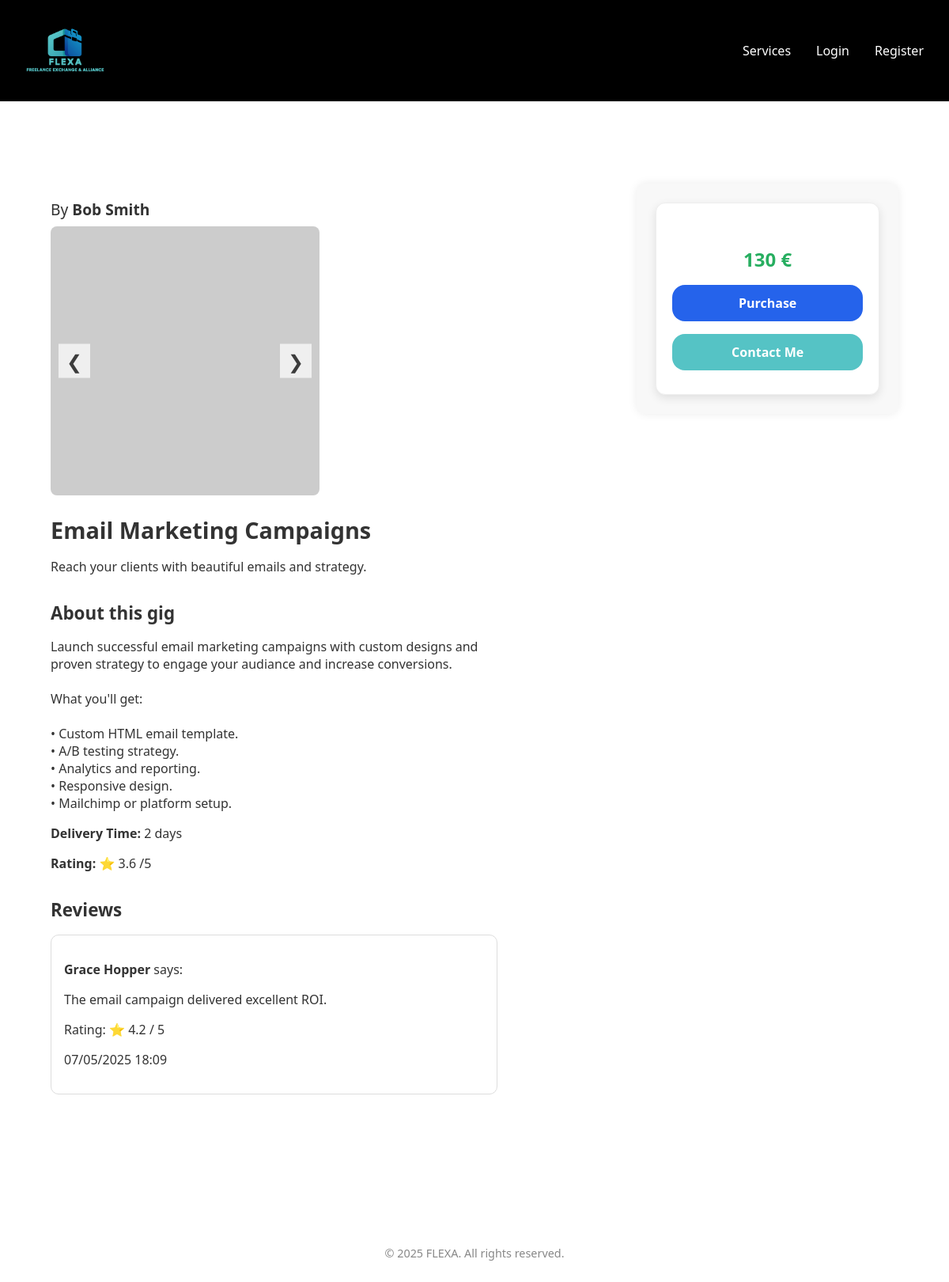
/pages/service_detail.php?id=14, run on the app's committed database.
### tables this page shows
CREATE TABLE User
(
    userId            INTEGER,
    name              NVARCHAR(255),
    username          VARCHAR(255),
    email             VARCHAR(255),
    password          VARCHAR(255),
    isAdmin           BOOLEAN     DEFAULT 0,
    profilePictureURL VARCHAR(1023),
    status            VARCHAR(15) DEFAULT 'inactive',

    CONSTRAINT User_PK PRIMARY KEY (userId),
    CONSTRAINT User_email_unique UNIQUE (email),
    CONSTRAINT User_username_unique UNIQUE (username),
    CONSTRAINT User_name_NN CHECK (name IS NOT NULL),
    CONSTRAINT User_username_NN CHECK (username IS NOT NULL),
    CONSTRAINT User_email_NN CHECK (email IS NOT NULL),
    CONSTRAINT User_password_NN CHECK (password IS NOT NULL),
    CONSTRAINT User_isAdmin_NN CHECK (isAdmin IS NOT NULL),
    CONSTRAINT User_status_NN CHECK (status IS NOT NULL),
    CONSTRAINT User_isAdmin_CK CHECK (isAdmin IN (0, 1)),
    CONSTRAINT User_status_CK CHECK (status IN ('active', 'inactive'))
);

CREATE TABLE Feedback
(
    feedbackId INTEGER,
    purchaseId INTEGER,
    rating     DECIMAL(2, 1) DEFAULT 0,
    review     TEXT,
    date       INTEGER,

    CONSTRAINT Feedback_PK PRIMARY KEY (feedbackId),
    CONSTRAINT Feedback_purchaseId_NN CHECK (purchaseId IS NOT NULL),
    CONSTRAINT Feedback_rating_NN CHECK (rating IS NOT NULL),
    CONSTRAINT Feedback_date_NN CHECK (date IS NOT NULL),
    CONSTRAINT Feedback_purchase_FK FOREIGN KEY (purchaseId) REFERENCES Purchase (purchaseId) ON UPDATE CASCADE,
    CONSTRAINT Feedback_rating_CK CHECK (rating BETWEEN 0 AND 5)
);

### pages/service_detail.php (called while the page is built, shortened)
<?php
require_once(__DIR__ . '/../templates/common.tpl.php');
require_once(__DIR__ . '/../templates/service_detail.tpl.php');
require_once(__DIR__ . '/../database/complex_queries.php');
require_once(__DIR__ . '/../model/feedback.class.php');
$db = getDatabaseConnection();
$serviceId = isset($_GET['id']) ? intval($_GET['id']) : 0;
$service = Service::getServiceById($db, $serviceId);
$service_freelancer = getFreelancersForServices($db, array($service));
$feedbacks_author = Feedback::getFeedback_AuthorByServiceId($db, $serviceId);
drawServiceDetail($service_freelancer[$serviceId], $feedbacks_author);
?>

### model/user.class.php (called while the page is built, shortened)
<?php
class User
{
    private string $name;
    public function __construct(
        int    $id,
        string $name,
        string $username,
        string $email,
        string $password,
        bool   $isAdmin,
        string $profilePicture,
        string $status
    )
    {
        $this->name = $name;
    }
    public function getName(): string
    {
        return $this->name;
    }
    public static function getUserById(PDO $db, int $id): ?User
    {
        $stmt = $db->prepare("SELECT * FROM User WHERE userId = :id");
        $stmt->bindParam(":id", $id);
        $stmt->execute();
        $data = $stmt->fetch();
        return new User(
            intval($data['userId']),
            $data['name'],
            $data['username'],
            $data['email'],
            $data['password'],
            boolval($data['isAdmin']),
            $data['profilePictureURL'],
            $data['status']
        );
    }
}

### model/feedback.class.php (called while the page is built, shortened)
<?php
require_once(__DIR__ . '/../model/purchase.class.php');
require_once(__DIR__ . '/../model/user.class.php');
class Feedback
{
    private int $purchaseId;
    private float $rating;
    private string $review;
    private int $date;
    public function __construct(int $feedbackId, int $purchaseId, float $rating, string $review, int $date)
    {
        $this->purchaseId = $purchaseId;
        $this->rating = $rating;
        $this->review = $review;
        $this->date = $date;
    }
    public static function getFeedback_AuthorByServiceId(PDO $db, int $service_id): ?array
    {
        $stmt = $db->prepare("SELECT F.feedbackId, F.purchaseId, F.rating, F.review, F.date FROM Feedback F JOIN Purchase P ON P.purchaseId = F.purchaseId  WHERE P.serviceId = :service_id");
        $stmt->bindParam(":service_id", $service_id, PDO::PARAM_INT);
        $stmt->execute();
        $feedbacks = [];
        while ($data = $stmt->fetch(PDO::FETCH_ASSOC)) {
            $feedbackId = intval($data['feedbackId']);
            $purchaseId = intval($data['purchaseId']);
            $rating = floatval($data['rating']);
            $review = $data['review'];
            $date = $data['date'];
            $feedback = new Feedback(
                $feedbackId,
                $purchaseId,
                $rating,
                $review,
                $date
            );
            $author = $feedback->getAuthor($db);
            $feedbacks[] = ['feedback' => $feedback, 'author' => $author];
        }
        return $feedbacks;
    }
    public function getAuthor(PDO $db): User
    {
        $purchase = Purchase::getPurchaseById($db, $this->purchaseId);
        $author = User::getUserById($db, $purchase->getClientId());
        return $author;
    }
    public function getRating(): float
    {
        return $this->rating;
    }
    public function getReview(): string
    {
        return $this->review;
    }
    public function getDate(): int
    {
        return $this->date;
    }
}

### model/purchase.class.php (called while the page is built, shortened)
<?php
class Purchase
{
    public static function getPurchaseById(PDO $db, int $id): ?Purchase
    {
        $stmt = $db->prepare("SELECT * FROM Purchase WHERE purchaseId = :id");
        $stmt->bindParam(":id", $id, PDO::PARAM_INT);
        $stmt->execute();
        $data = $stmt->fetch(PDO::FETCH_ASSOC);
        return new Purchase(
            intval($data['purchaseId']),
            intval($data['serviceId']),
            intval($data['clientId']),
            $data['date'],
            $data['status']
        );
    }
}

### templates/service_detail.tpl.php (the view, shortened to what this page needs)
<?php
function drawServiceDetail(array $service_freelancer, array $feedbacks_author): void
{ ?>
    <section class="section service-detail-section">
        <div class="container">
            <div class="service-detail-grid">
                <div class="service-detail-left">
                    <p class="freelancer-name-detail">By
                        <strong><?= htmlspecialchars($service_freelancer['freelancer']['name'] ?? 'Unknown') ?></strong>
                    </p>
                    <div class="carousel">
                        <?php if (count($service_freelancer['images']) > 1): ?>
                            <button class="prev">&#10094;</button>
                        <?php endif; ?>
                        <div class="carousel-images">
                            <?php foreach ($service_freelancer['images'] as $index => $img): ?>
                                <img src="<?= htmlspecialchars($img) ?>"
                                     alt="Service image"
                                     class="carousel-image <?= $index === 0 ? 'active' : '' ?>">
                            <?php endforeach; ?>
                        </div>
                        <?php if (count($service_freelancer['images']) > 1): ?>
                            <button class="next">&#10095;</button>
                        <?php endif; ?>
                    </div>
                    <h2 class="service-detail-title"><?= htmlspecialchars($service_freelancer['title']) ?></h2>
                    <p class="service-detail-description"><?= htmlspecialchars($service_freelancer['description']) ?></p>
                    <?php if (!empty($service_freelancer['about'])): ?>
                        <section class="about-section">
                            <h3>About this gig</h3>
                            <p><?= nl2br(htmlspecialchars($service_freelancer['about'])) ?></p>
                        </section>
                    <?php endif; ?>
                    <p class="service-detail-delivery">
                        <strong>Delivery Time:</strong> <?= $service_freelancer['deliveryTime'] ?> days
                    </p>
                    <p class="service-detail-rating">
                        <strong>Rating:</strong>
                        <?= $service_freelancer['avgRating'] > 0 ? '⭐ ' . $service_freelancer['avgRating'] . ' /5' : 'No ratings yet' ?>
                    </p>
                    <div class="reviews-section">
                        <h3>Reviews</h3>
                        <?php if (count($feedbacks_author) > 0): ?>
                            <ul class="review-list">
                                <?php foreach ($feedbacks_author as $feedback_author): ?>
                                    <?php
                                    $feedback = $feedback_author['feedback'];
                                    $author = $feedback_author['author'];
                                    ?>
                                    <li class="review-item">
                                        <p><strong><?= htmlspecialchars($author->getName()) ?></strong> says:</p>
                                        <p><?= htmlspecialchars($feedback->getReview()) ?></p>
                                        <p>Rating: ⭐ <?= $feedback->getRating() ?> / 5</p>
                                        <p class="review-date"><?= date('d/m/Y H:i', $feedback->getDate()) ?></p></li>
                                <?php endforeach; ?>
                            </ul>
                        <?php else: ?>
                            <p>No reviews yet. Be the first!</p>
                        <?php endif; ?>
                    </div>
                </div>
                <div class="service-detail-right">
                    <div class="service-detail-price-box">
                        <p class="service-detail-price">
                            <?= $service_freelancer['price'] ?> €
                        </p>
                        <a href="/pages/checkout.php?serviceId=<?= $service_freelancer['serviceId'] ?>"
                           class="purchase-btn">
                            Purchase
                        </a>
                        <a href="/pages/chat.php?user_id=<?= $service_freelancer['freelancer']['id'] ?>"
                           class="service-contact-btn">
                            Contact Me
                        </a>
                    </div>
                </div>
            </div>
        </div>
    </section>
<?php } ?>

### css/base.css (style rules this page uses)
body { margin: 0; background: #ffffff; color: #333; font-family: 'Segoe UI', sans-serif; padding: 0; }
a { text-decoration: none; color: inherit; }
.container { max-width: 1200px; margin: 0 auto; padding: 2rem; }
h1, h2, h3, h4, h5, h6 { margin-top: 0; font-weight: bold; }
p { margin-bottom: 1rem; }
img { max-width: 100%; height: auto; display: block; }
ul { padding-left: 1.2rem; }
button { font-family: inherit; cursor: pointer; }

### css/categories.css (style rules this page uses)
.section { padding: 4rem 2rem; }

### css/service.css (style rules this page uses)
.service-detail-section { padding-top: 40px; }
.service-detail-grid { display: flex; flex-direction: row; gap: 4rem; align-items: flex-start; margin-top: 2rem; }
.service-detail-left { flex: 2; max-width: 600px; }
.service-detail-right { flex: 1; background: #f8f8f8; padding: 1.5rem; border-radius: 12px; box-shadow: 0 0 12px rgba(0, 0, 0, 0.08); position: sticky; top: 100px; margin-left: 7rem; }
.service-detail-title { font-size: 1.8rem; font-weight: 700; margin-bottom: 0.8rem; }
.service-detail-description { font-size: 1rem; margin-bottom: 0.8rem; color: #333; }
.service-detail-delivery, .service-detail-rating { font-size: 1rem; margin-bottom: 0.8rem; color: #333; }
.service-detail-price-box { background: white; border: 1px solid #eee; padding: 30px 20px; border-radius: 12px; box-shadow: 0 4px 12px rgba(0, 0, 0, 0.1); text-align: center; }
.service-detail-price { font-size: 1.5rem; font-weight: 700; color: #27ae60; text-align: center; }
.purchase-btn { background-color: #2563eb; color: white; font-weight: bold; border-radius: 1rem; padding: 0.75rem 1.5rem; text-align: center; display: block; margin-top: 1rem; transition: background-color 0.3s ease; }
.service-contact-btn { background-color: #55c3c5; color: white; font-weight: bold; border-radius: 1rem; padding: 0.75rem 1.5rem; text-align: center; display: block; margin-top: 1rem; transition: background-color 0.3s ease; }
.freelancer-name-detail { font-size: 1.2rem; margin-bottom: 0.5rem; color: #333; font-weight: 500; }
.review-list { list-style: none; padding-left: 0; }
.review-item { background-color: #ffffff; border: 1px solid #ddd; border-radius: 10px; padding: 1rem; margin-bottom: 1rem; margin-top: 1rem; padding-bottom: 1rem; border-bottom: 1px solid #ddd; }
h3 { margin-bottom: 1rem; margin-top: 2rem; font-size: 1.4rem; }
.carousel { position: relative; width: 100%; max-width: 340px; height: auto; overflow: hidden; margin-bottom: 1.5rem; }
.carousel-image { width: 100%; height: auto; object-fit: cover; border-radius: 8px; display: none; }
.carousel-image.active { display: block; }
.carousel button { position: absolute; top: 50%; transform: translateY(-50%); background: white; border: none; font-size: 1.5rem; padding: 5px 10px; cursor: pointer; z-index: 10; opacity: 0.7; transition: opacity 0.3s ease; }
.carousel .prev { left: 10px; }
.carousel .next { right: 10px; }

### data on the page
feedback: review "The email campaign delivered excellent ROI.", rating "4.2", date "07/05/2025 18:09"
user: name "Grace Hopper"

### other printed values
$service_freelancer['freelancer']['name'] "Bob Smith"
$service_freelancer['title'] "Email Marketing Campaigns"
$service_freelancer['description'] "Reach your clients with beautiful emails and strategy."
$service_freelancer['deliveryTime'] "2"
$service_freelancer['avgRating'] "3.6"
$service_freelancer['price'] "130"
